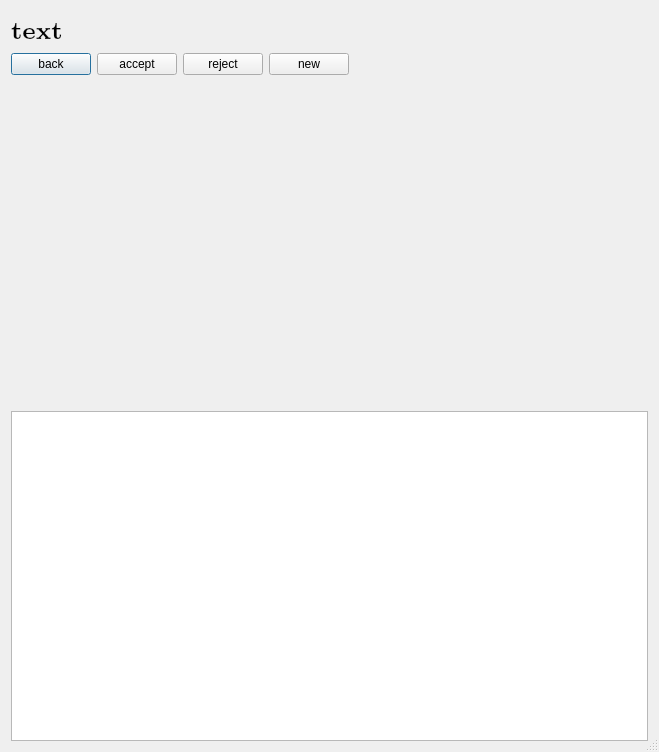
<?xml version="1.0" encoding="UTF-8"?>
<ui version="4.0">
 <class>ShowEquationList</class>
 <widget class="QDialog" name="ShowEquationList">
  <property name="geometry">
   <rect>
    <x>0</x>
    <y>0</y>
    <width>659</width>
    <height>752</height>
   </rect>
  </property>
  <property name="windowTitle">
   <string>Dialog</string>
  </property>
  <property name="sizeGripEnabled">
   <bool>true</bool>
  </property>
  <layout class="QGridLayout" name="gridLayout">
   <item row="3" column="0">
    <widget class="QTableWidget" name="tableWidget">
     <property name="focusPolicy">
      <enum>Qt::ClickFocus</enum>
     </property>
     <property name="sizeAdjustPolicy">
      <enum>QAbstractScrollArea::AdjustToContents</enum>
     </property>
     <property name="editTriggers">
      <set>QAbstractItemView::NoEditTriggers</set>
     </property>
     <property name="selectionBehavior">
      <enum>QAbstractItemView::SelectRows</enum>
     </property>
     <property name="iconSize">
      <size>
       <width>100</width>
       <height>50</height>
      </size>
     </property>
     <property name="showGrid">
      <bool>true</bool>
     </property>
     <property name="gridStyle">
      <enum>Qt::NoPen</enum>
     </property>
     <attribute name="horizontalHeaderVisible">
      <bool>false</bool>
     </attribute>
     <attribute name="horizontalHeaderHighlightSections">
      <bool>false</bool>
     </attribute>
     <attribute name="verticalHeaderVisible">
      <bool>false</bool>
     </attribute>
     <attribute name="verticalHeaderMinimumSectionSize">
      <number>9</number>
     </attribute>
     <attribute name="verticalHeaderHighlightSections">
      <bool>false</bool>
     </attribute>
    </widget>
   </item>
   <item row="1" column="0">
    <layout class="QHBoxLayout" name="buttonLayout">
     <item>
      <widget class="QPushButton" name="pushBack">
       <property name="text">
        <string>back</string>
       </property>
      </widget>
     </item>
     <item>
      <widget class="QPushButton" name="pushAccept">
       <property name="text">
        <string>accept</string>
       </property>
      </widget>
     </item>
     <item>
      <widget class="QPushButton" name="pushReject">
       <property name="text">
        <string>reject</string>
       </property>
      </widget>
     </item>
     <item>
      <widget class="QPushButton" name="pushNew">
       <property name="text">
        <string>new</string>
       </property>
      </widget>
     </item>
     <item>
      <spacer name="horizontalSpacer">
       <property name="orientation">
        <enum>Qt::Horizontal</enum>
       </property>
       <property name="sizeHint" stdset="0">
        <size>
         <width>40</width>
         <height>20</height>
        </size>
       </property>
      </spacer>
     </item>
    </layout>
   </item>
   <item row="0" column="0">
    <widget class="QLabel" name="labelAction">
     <property name="font">
      <font>
       <family>Latin Modern Roman</family>
       <pointsize>18</pointsize>
       <weight>75</weight>
       <bold>true</bold>
      </font>
     </property>
     <property name="text">
      <string>text</string>
     </property>
     <property name="wordWrap">
      <bool>true</bool>
     </property>
    </widget>
   </item>
   <item row="2" column="0">
    <spacer name="verticalSpacer">
     <property name="orientation">
      <enum>Qt::Vertical</enum>
     </property>
     <property name="sizeHint" stdset="0">
      <size>
       <width>20</width>
       <height>40</height>
      </size>
     </property>
    </spacer>
   </item>
  </layout>
 </widget>
 <resources/>
 <connections/>
</ui>
